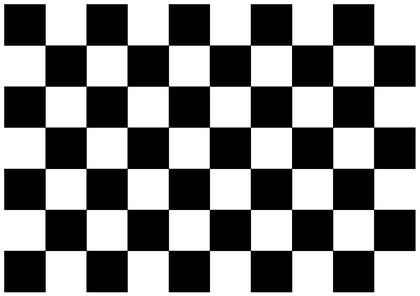
%> input picture p3/data/backup/pattern.png, 420 x 296 px, shrunk from 1700 x 1198 before the run
$ octave ML_Homography.m   (GNU Octave 9; MATLAB toolbox functions it lacks are replaced by stand-ins)
%> lines starting %> are read from the running program, lines starting %| are printed output that depends on the picture; in (x1, y1, x2, y2) boxes, pixels count from 0 and x2, y2 are one past the last pixel; in counts of white or black regions, pixels touching at a corner belong together; the program's own positions count from 1
%> further down, SampleImg is the input picture: size 296x420x3 uint8; min 0, max 255, mean 132.2
### p3/test/harrisCorner.m
function [corners] = harrisCorner(Img, WindowSize, MaxCornerCount)
%> called with WindowSize = 10, MaxCornerCount = 100
% Harris Corner with Non-maximum Suppression

% Check if the image is grayscale image
% if not, turn it into grayscale image
grayimg = double(Img);
if size(Img, 3) ~= 1
%     grayimg = double(rgb2gray(Img));
 grayimg = double(imbinarize(rgb2gray(Img)));
%> grayimg: size 296x420 double; values 0 (black) and 1 (white), 51.5% white; 1 black region, box (x1, y1, x2, y2) and area: (4, 4, 416, 292) 60348
end
[H W] = size(grayimg);
%> H = 296; W = 420

% 1x3 derivative
v = [-1 0 1];
dx = conv2(grayimg, v,'same');
dy = conv2(grayimg, v','same');

% Square window
window = ones(WindowSize, WindowSize);
dx2 = conv2(dx.^2, window, 'same');
dy2 = conv2(dy.^2, window, 'same');
dxy = conv2(dx.*dy, window, 'same');

% Calculate the response
k = 0.04;
cim = (dx2.*dy2 - dxy.^2) - k*(dx2 + dy2).^2;

% Find proper corners by Non-maximum Suppression
corners = zeros(MaxCornerCount, 2);
for i = 1 : MaxCornerCount
    [val ind] = max(cim(:));

    % If the response is <=0 stop iterating and truncate the corner array
    if val <= 0
        corners = corners(1:i-1, :);
        break;
    end

    [row, col] = ind2sub(size(cim), ind);
    corners(i, :) = [row col];
    for r = max(1, row - 2*WindowSize) : min(row + 2*WindowSize, H)
        for c = max(1, col - 2*WindowSize) : min(col + 2*WindowSize, W)
            cim(r, c) = 0;
        end
    end
end
%> this loop made 89 passes
%> (val, ind, row, col) on passes 1 to 12: (402.6, 1189, 5, 5), (402.6, 1475, 291, 5), (336, 48709, 165, 165), (336, 48750, 206, 165), (336, 48791, 247, 165), (336, 60845, 165, 206), (336, 60886, 206, 206), (336, 60927, 247, 206), (336, 72981, 165, 247), (336, 73022, 206, 247), (336, 73063, 247, 247), (336, 85117, 165, 288)
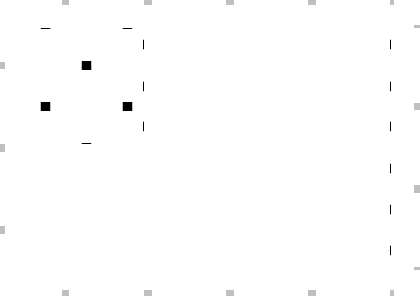
%> cim: size 296x420 double; min -16, max 0, mean -0.0678; drawn with min black and max white
%> after the loop, corners = 88 rows, first 12: [5 5; 291 5; 165 165; 206 165; 247 165; 165 206; 206 206; 247 206; 165 247; 206 247; 247 247; 165 288]

end

### p3/test/ML_Homography.m
clear; close all;

WindowSize = 10;
MaxCornerCount = 100;

SampleImg = imread('./data/pattern.png');
SampleCorners = harrisCorner(SampleImg, WindowSize, MaxCornerCount);
%> SampleCorners has the same summary as corners in harrisCorner
SampleX = cat(2, SampleCorners, ones(size(SampleCorners(:,1))));

%


TestImg = imread('./data/s_left.jpg');
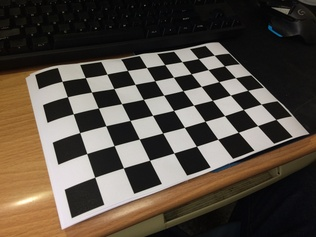
%> input picture p3/data/backup/s_left.JPG, 316 x 237 px, shrunk from 1280 x 960 before the run
%> TestImg is the input picture: size 237x316x3 uint8; mean R, G, B 83.8, 74.8, 64.9
TestCorners = harrisCorner(TestImg, WindowSize, MaxCornerCount);
%> call 2 of harrisCorner, with WindowSize = 10, MaxCornerCount = 100
%> in harrisCorner (call 2), `grayimg = double(imbinarize(rgb2gray(Img)));`:
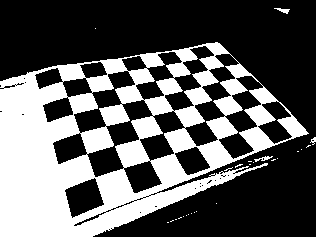
%> grayimg: size 237x316 double; values 0 (black) and 1 (white), 36.3% white; 26 white regions (22 under 20 px), largest, box (x1, y1, x2, y2) and area: (0, 42, 309, 237) 27041, (254, 156, 273, 162) 46, (274, 8, 290, 14) 45, (310, 137, 316, 145) 24
%> in harrisCorner (call 2), `dy2 = conv2(dy.^2, window, 'same');`:
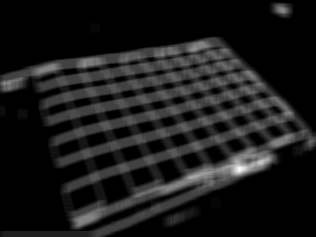
%> dy2: size 237x316 double; min 0, max 78, mean 8.2; drawn with min black and max white
%> in harrisCorner (call 2), `dxy = conv2(dx.*dy, window, 'same');`:
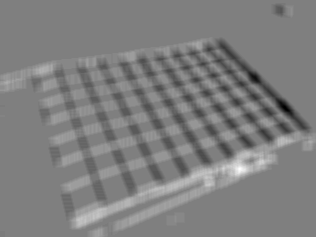
%> dxy: size 237x316 double; min -34, max 34, mean -0.1; drawn with min black and max white
%> in harrisCorner (call 2), `cim = (dx2.*dy2 - dxy.^2) - k*(dx2 + dy2).^2;`:
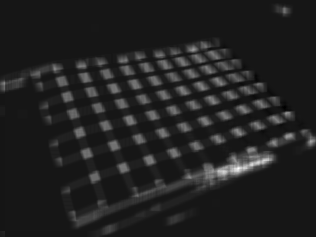
%> cim: size 237x316 double; min -128, max 1315.2, mean 65.3; drawn with min black and max white
%> the loop in harrisCorner (call 2), `for i = 1 : MaxCornerCount` made 64 passes
%> (val, ind, row, col) on passes 1 to 12: (1315.2, 56575, 169, 239), (1087.8, 62729, 161, 265), (820.4, 51601, 172, 218), (789.8, 73612, 142, 311), (754, 45791, 50, 194), (736.2, 68156, 137, 288), (690.6, 67896, 114, 287), (669.8, 56301, 132, 238), (638.6, 44971, 178, 190), (633.4, 51510, 81, 218), (620.2, 1032, 84, 5), (618.6, 50583, 102, 214)
%> after the loop in harrisCorner (call 2), `for i = 1 : MaxCornerCount`:
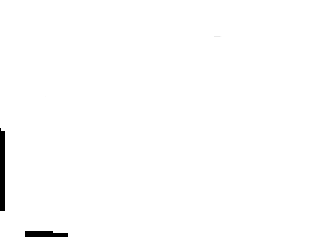
%> cim: size 237x316 double; min -4, max 0, mean -0.0337; drawn with min black and max white
%> after the loop in harrisCorner (call 2), `for i = 1 : MaxCornerCount`: corners = 63 rows, first 12: [169 239; 161 265; 172 218; 142 311; 50 194; 137 288; 114 287; 132 238; 178 190; 81 218; 84 5; 102 214]
%> TestCorners has the same summary as corners in harrisCorner
TestX = cat(2, TestCorners, ones(size(TestCorners(:,1))));
